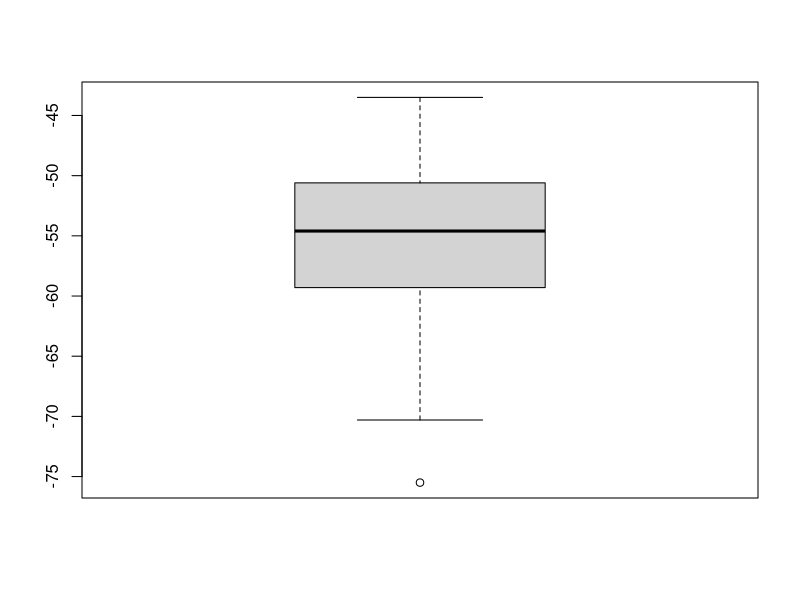
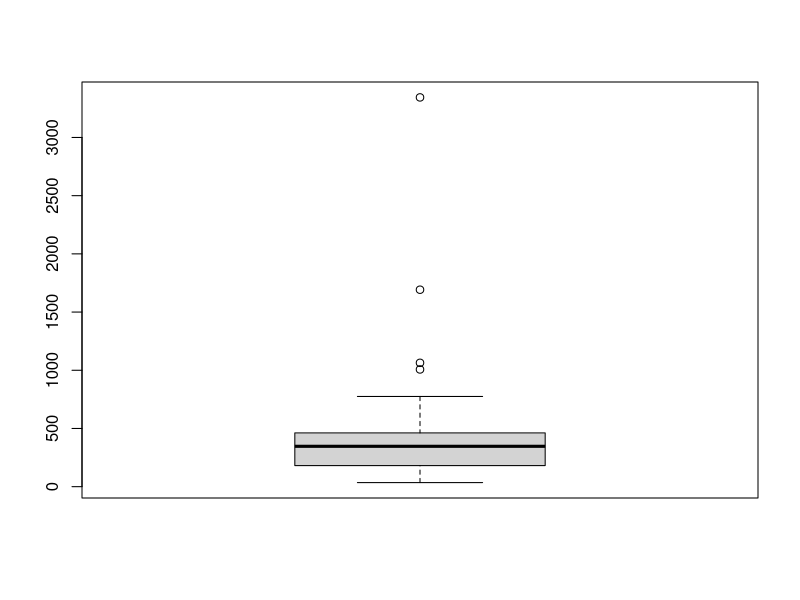
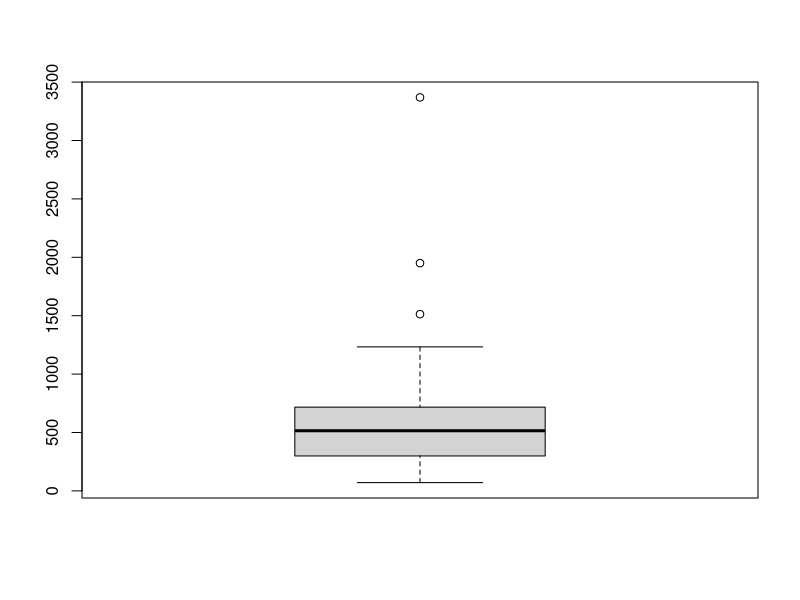
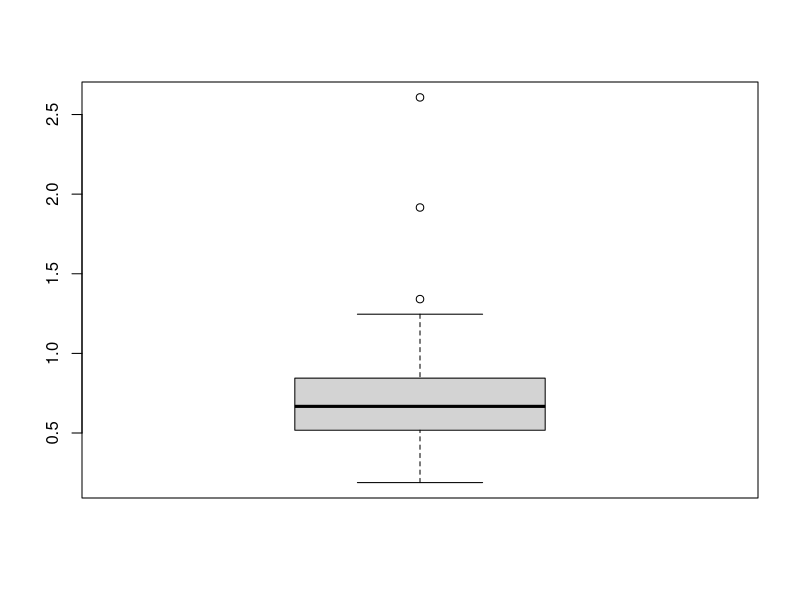
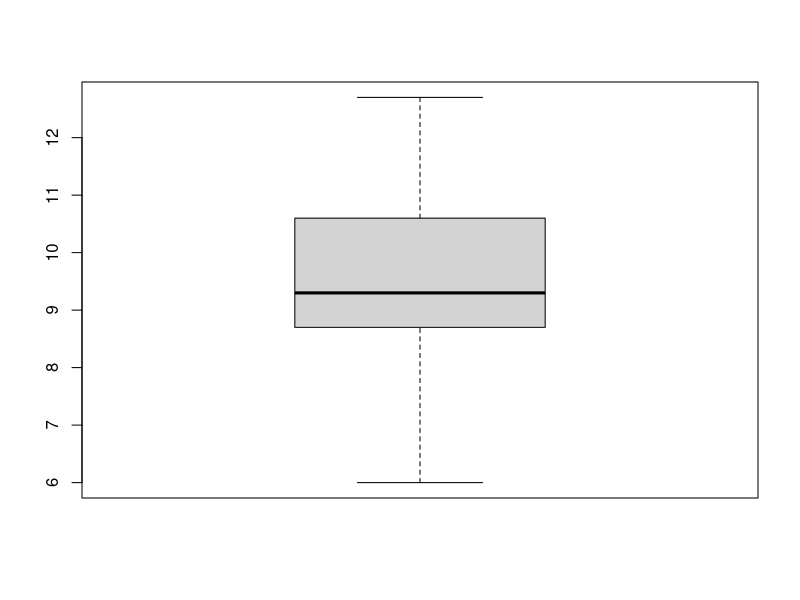
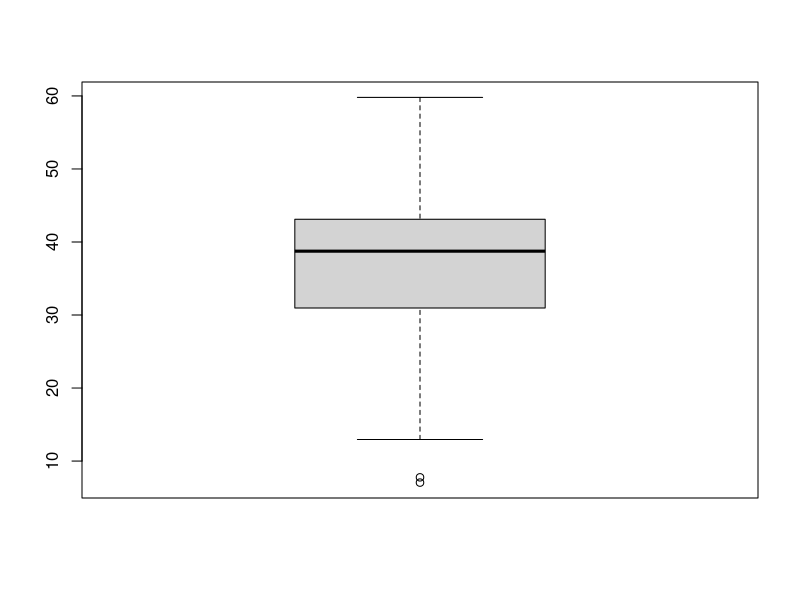
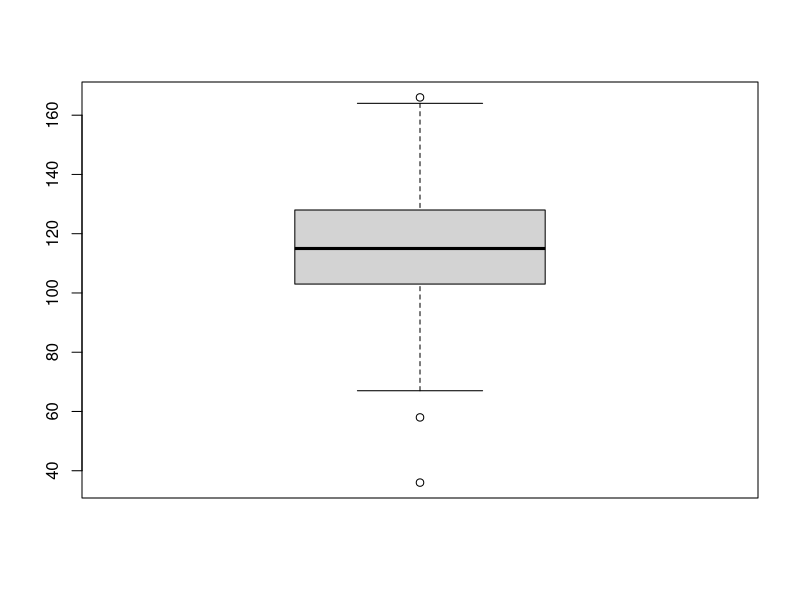
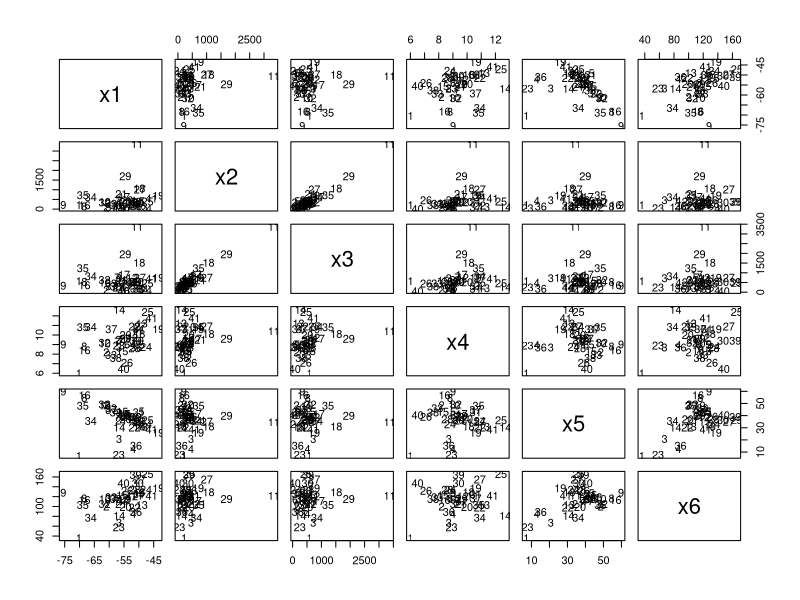

Source code (R) for these figures, in order:
              ## Problem Set 1 ##
 
                                            
rm(list=ls())


##############################################
##############################################

## Exercise 1

## US air pollution data

usair <- read.table("data/usair.txt", header = TRUE)
# converto a dataframe
DF <- as.data.frame(usair)
head(DF)


# cancello la colonna da ignorare
DF$SO2 <- NULL

# "Neg.Temp" "Manuf"  "Pop"   "Wind"  "Precip"  "Days" 
#names(DF) <- paste("x",1:6,sep="")
names(DF) <- c('x1','x2','x3','x4','x5','x6')
attach(DF)

# 1)
# Media di ciascuna colonna
x_bar <- colMeans(DF)
# matrice di correlazione e covarianza
Cors <- cor(DF)
varcov <- cov(DF)

# commentare le correlazioni

# 2)

boxplot(x1)
# which(x1 < -71)   9 Miami
boxplot(x2)
# which(x2 > 1500)  11 29  Chicago(+3000) e philadelphia
boxplot(x3)
# which(x3 > 1600)  come sopra
# parentesi su x2 e x3
div = x2/x3 # fabbriche con >20 lavoratori per ogni 1k abitanti
boxplot(div) # ci sono città con tante fabbriche in rapp agli abitanti
which(div > 1.3) #5 27 31  Hartford Cleveland Providence

boxplot(x4) # ok
boxplot(x5)
# which(x5 < 10)  1 23 Phoenix Alburquerque
boxplot(x6)
# which(x6<60) stessi due

# calcolo la distanze di mahalanobis univariata

DF_centr = sweep(DF,2,x_bar) # tolgo la media ad ogni riga
names(DF_centr) <- c('m1','m2','m3','m4','m5','m6')
attach(DF_centr)
varianze = diag(varcov) # estraggo le varianze delle colonne
for (i in 1:6){
    DF_centr[,i] <- DF_centr[,i]/varianze[i]
} # calcolo le distanze per ogni osservazione per ogni colonna

# boxplot(m1) etc.. si vedono i boxplot di prima ma normalizzati
# 3)




# 4)
# plotto i scatterplot per ogni coppia di variabili piazzando sui grafici
# l'indice dell'istanza
n <- dim(DF)[1]
the.labels <- 1:n
pairs(DF, panel = function(x, y) text(x, y, labels = the.labels))

# le istanze che compaiono più volte come outlier multivariati
# sono la 11 e la 29, Chicago e Philadelphia, le stesse che erano
# outlier nelle analisi di x2 e x3 univariate
##############################################
##############################################

## Exercise 2

##############################################
##############################################

## Exercise 3

## Pen digit data

pendigits<-read.table("data/pendigits.txt", sep=",",head=F)

names(pendigits)<-c(paste0(rep(c("x","y"),8),rep(1:8,each=2)),"digit")

head(pendigits)
dim(pendigits)

lookup<-c("darkgreen",  "brown", "lightblue",  "magenta", "purple", 
          "blue", "red", "lightgreen", "orange", "cyan")
names(lookup)<-as.character(0:9)

digit.col<-lookup[as.character(pendigits$digit)]
#                                            # color coding
